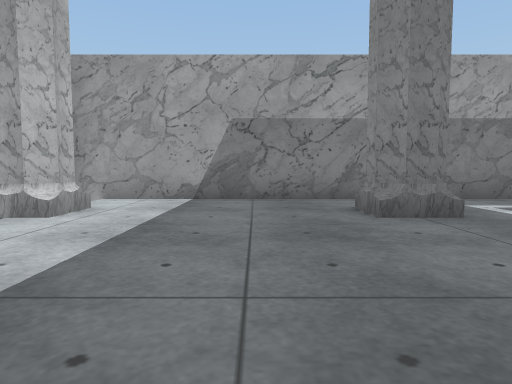
View 1 (above)

17 first-person views from a walk through a 3-D level made in the Unity game engine. The camera is 0.59 m above the floor, tilts 4° down and sees 75° across. The floor is counted in squares, 1 m on a side. Each view is taken from the middle of a square. On the plan, view 1 faces up. The plan holds only what a view shows up to about 9 squares ahead; the rest is blank. The place goes on beyond the plan. The player is left out. Some animated figures are left out. Some surface patterns are stand-ins.

View 2
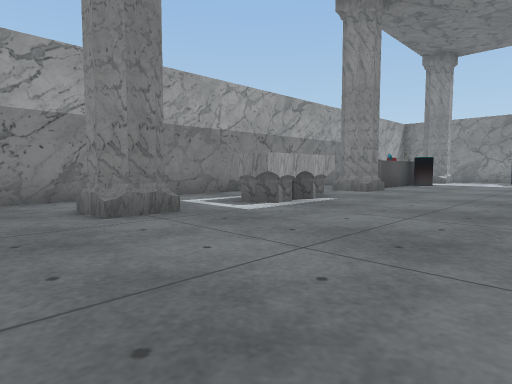

View 3
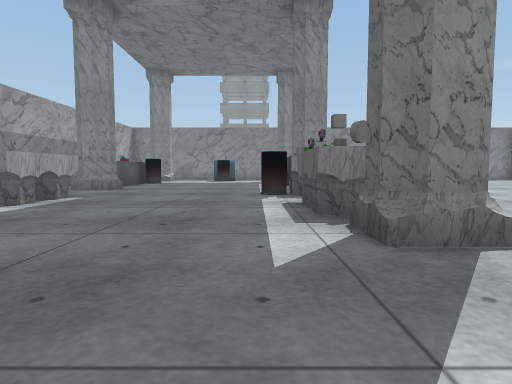

View 4
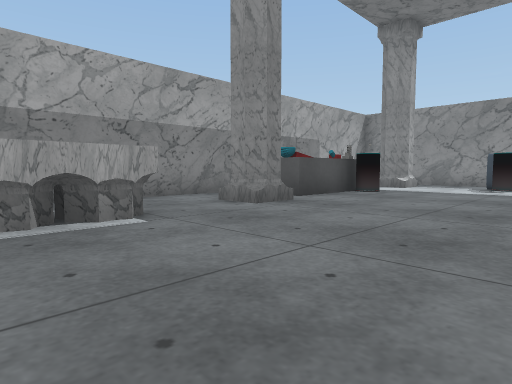

View 5
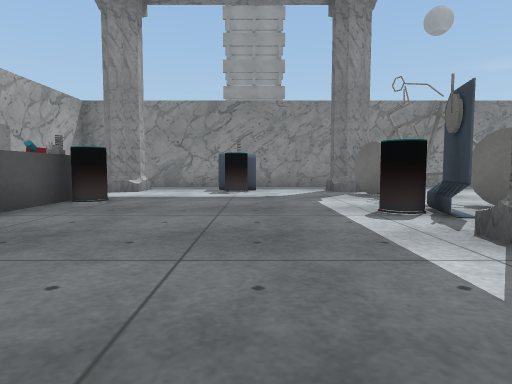

View 6
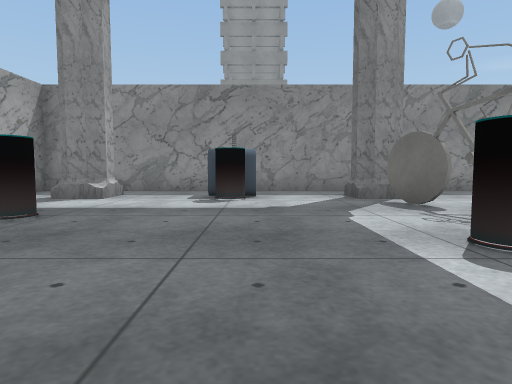

View 7
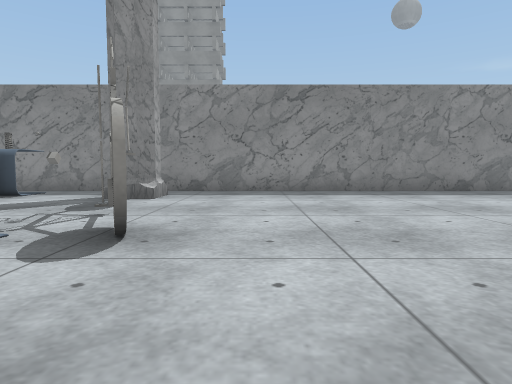

View 8
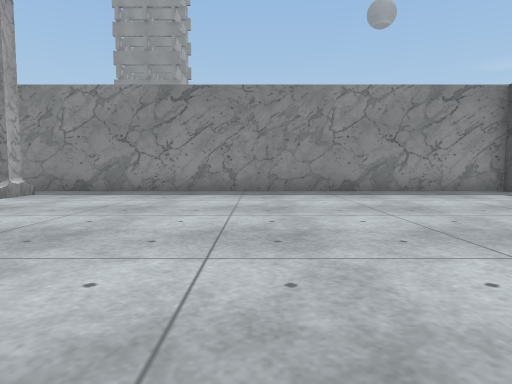

View 9
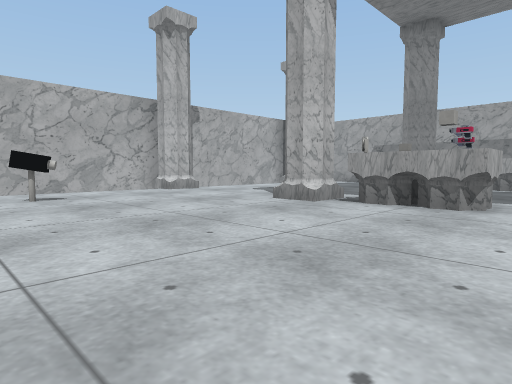

View 10
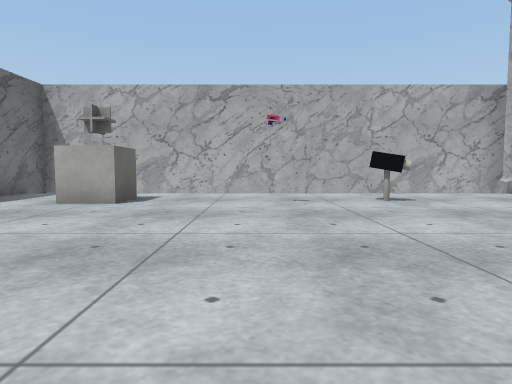

View 11
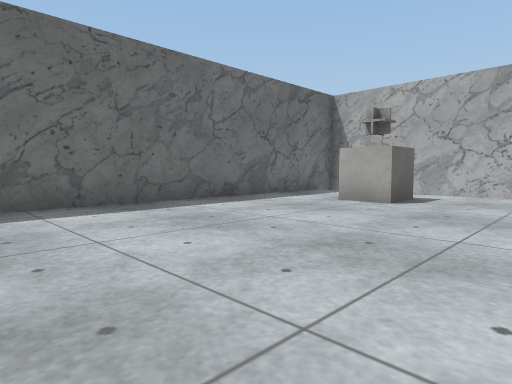

View 12
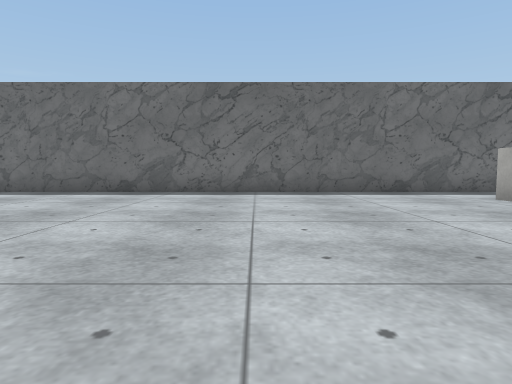

View 13
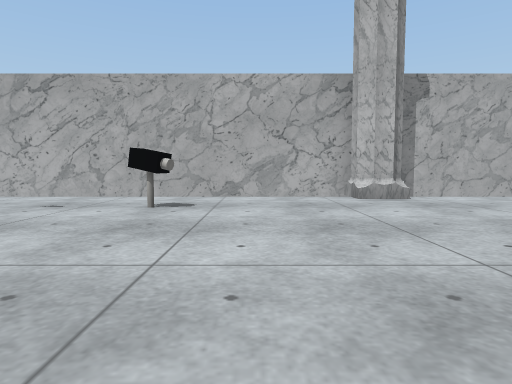

View 14
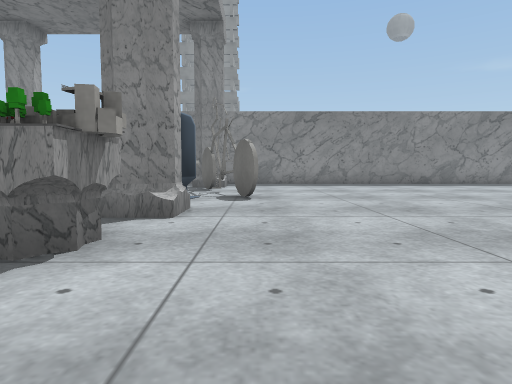

View 15
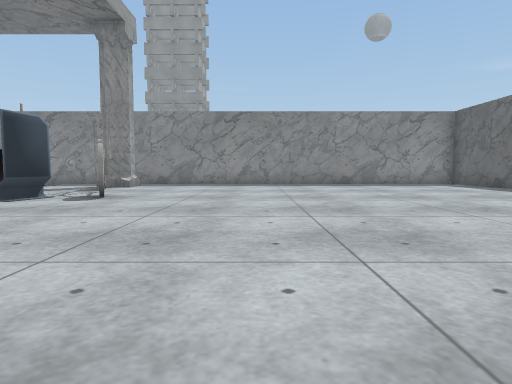

View 16
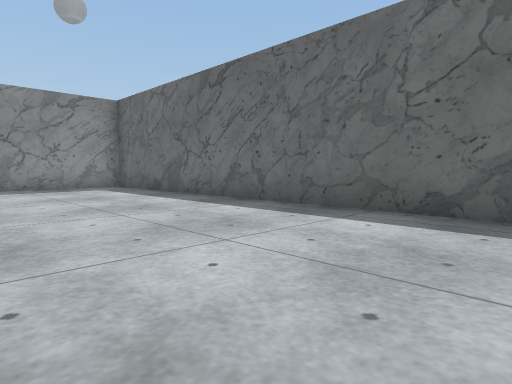

View 17
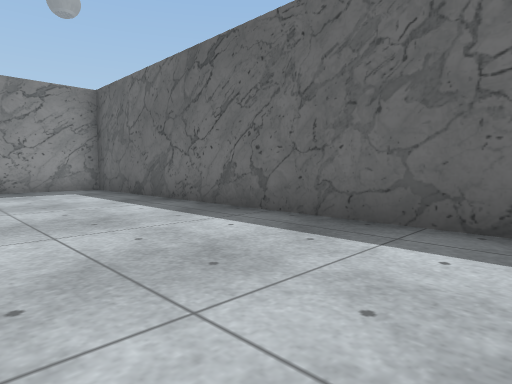

### Floor plan
Key: @ floor where view 1 was taken; # wall or solid block; x gap in a wall; . floor; / step, stairs or slope; P pillar; C cannon; B block; O other object.
Columns run from 4 left of view 1 to 17 right of it. Each row starts with its distance up from view 1.
  7 ###############     ##
  6   ..... ......     ..#
  5  P....P.PPP.PPCCOC.P.#
  4  P....#.PPP.P/..O..#.#
  3   ...................#
  2 # .................Ox#
  1 # .................O.#
  0 # ..@......O.........#
 -1 #P....PPOPPOPPOO..OP.#
 -2 #P....#PPPBBP/.OOOO#.#
 -3 # .............O.....#
 -4 # ...................#
 -5 # .O.................#
 -6 # .O.................#
 -7 # ...................#
 -8 # ...................#
 -9 # ...................#
-10 # ...................#
-11 #  O.................#
-12   ...................#
-13  #...................#
-14  #####################

Positions as (right, up) in squares from view 1, and headings:
1: (0, 0), facing up
2: (0, 0), facing up-right
3: (-1, 0), facing right
4: (4, 0), facing up-right
5: (6, 1), facing right
6: (8, 1), facing right
7: (8, -4), facing right
8: (8, -7), facing right
9: (6, -7), facing up-left
10: (5, -8), facing left
11: (5, -8), facing down-left
12: (4, -5), facing down
13: (4, -4), facing left
14: (4, -3), facing right
15: (4, -6), facing right
16: (6, -9), facing down-right
17: (7, -10), facing down-right
